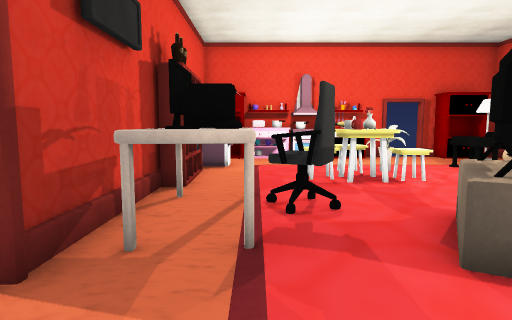
View 1 (above)

15 first-person views from a walk through a Unity game level. The camera is 1.4 m above the floor, tilts 6° down and sees 75° across. Doors are open. The floor is counted in squares, 1 m on a side. Each view is taken from the middle of a square. On the plan, view 1 faces up. The plan holds only what a view shows up to about 15 squares ahead; the rest is blank. The place goes on beyond the plan. Some surface patterns are stand-ins.

View 2
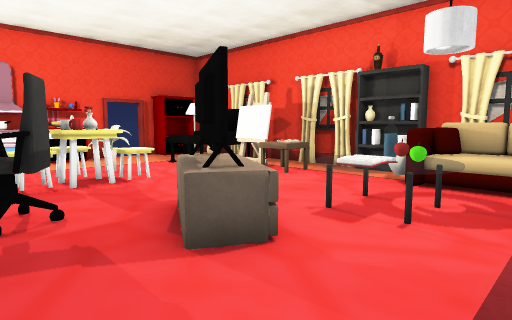

View 3
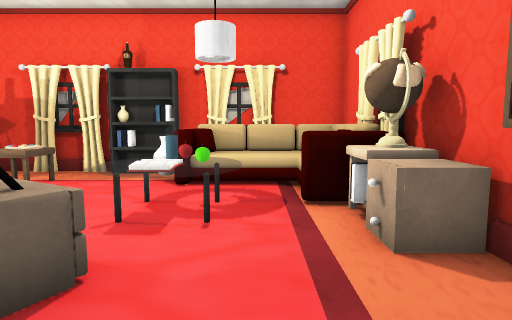

View 4
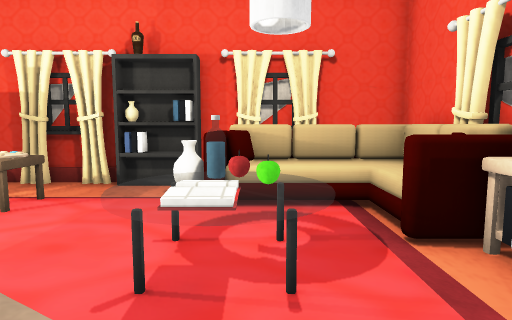

View 5
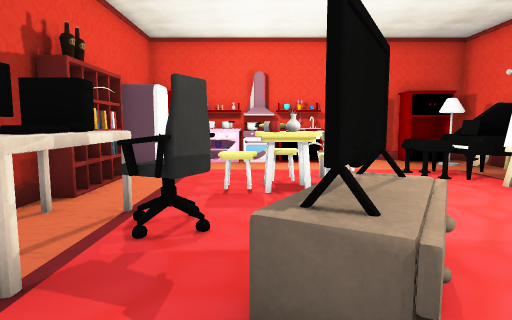

View 6
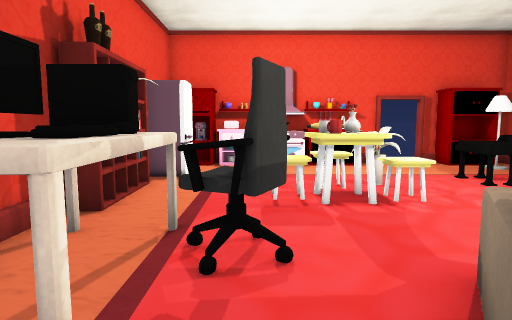

View 7
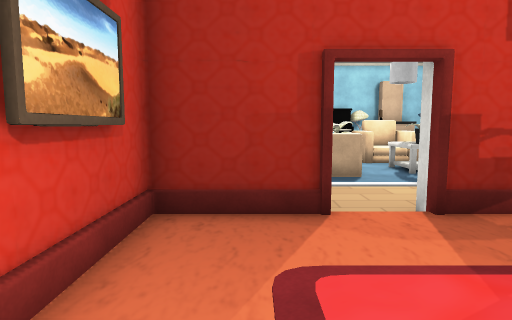

View 8
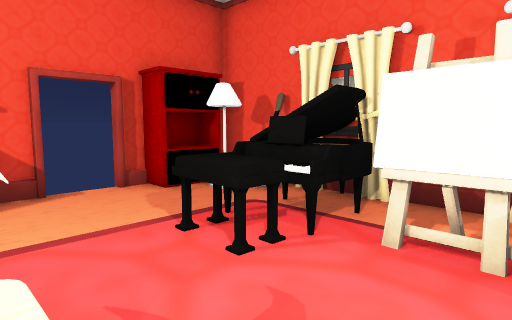

View 9
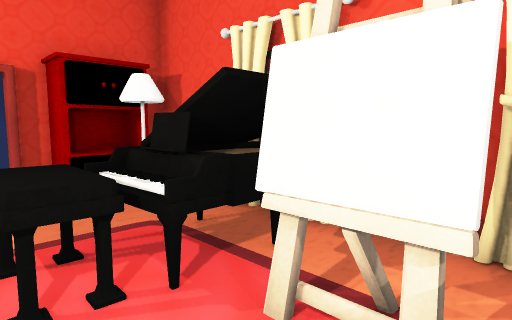

View 10
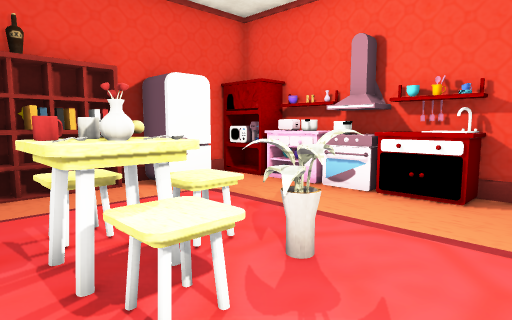

View 11
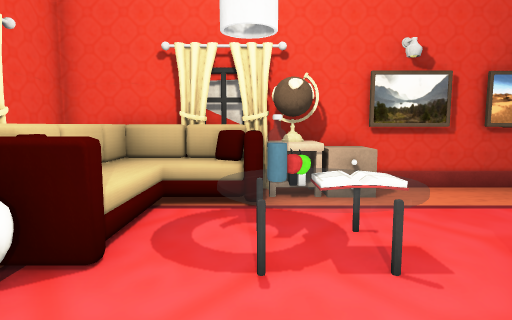

View 12
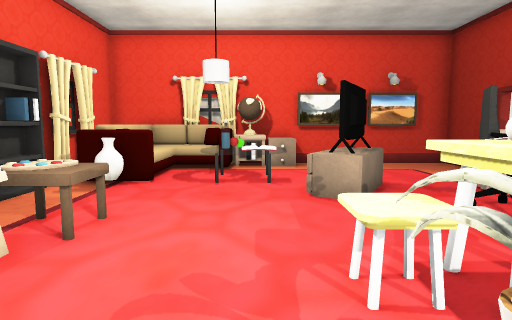

View 13
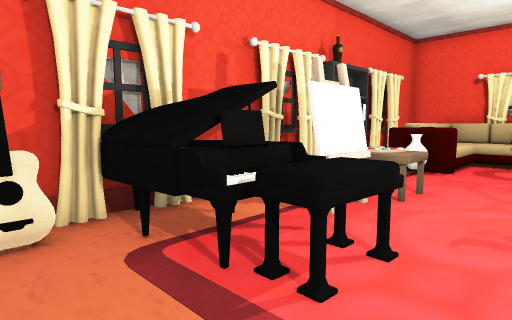

View 14
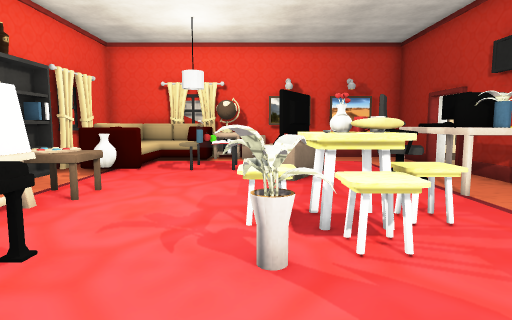

View 15
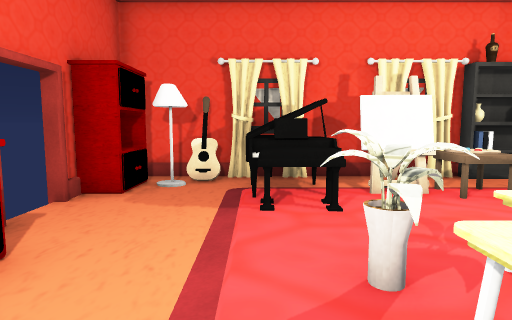

### Floor plan
Points are (right, up) in squares from view 1. A wall is a line through its corners. A room is listed if a view was taken in it or the views show most of it. See-through windows are left out.
Room 1 (views 1, 2, 3, 4, 5, 6, 7, 8, 9, 10, 11, 12, 13, 14, 15)
walls: (3.8, 9.4) (3.6, 9.8) (3.8, 10.5); (3.7, 9.5) (3.7, 10.5); (3.9, 9.6) (3.8, 9.8) (4.1, 10.1) (3.9, 9.6) (3.5, 9.9); (3.9, 9.6) (3.6, 9.7) (3.9, 10.5); (3.8, 9.6) (3.6, 9.9); (3.9, 9.7) (3.6, 9.9); (3.5, 9.7) (3.7, 9.9); (4, 9.8) (3.7, 9.9); (4, 9.8) (3.7, 9.9); (4, 9.8) (4.1, 9.5); (4.1, 9.8) (4.2, 9.8); (4.1, 9.8) (4.1, 9.7); (4, 9.9) (4.2, 9.8); (3.7, 10) (4.2, 10.2); (4.2, 10.1) (3.9, 9.5); (3.4, 10.1) (3.7, 10.1); (4.1, 10.2) (3.8, 9.7); (4.4, 10.2) (4.1, 9.9); (9.8, 7.1) (10.1, 7.8); (9.9, 5.7) (10.2, 6) (10.2, 7.2) (10, 7.6); (9.9, 5.7) (10.1, 6.3); (10, 5.6) (10, 6.2); (10, 7.1) (10, 7.7); (10.2, 5.6) (10, 6.2); (-2.2, 7.5) (-2.2, 6.4); (10.4, 5.1) (10.4, 7.3) (9.9, 7.7); (10.4, 7.6) (10.4, 9.7); (-2.2, 3.6) (-2.2, 2.7); (10, 9.6) (10, 10.2); (10, 9.7) (10.2, 10.3); (10.1, 9.6) (9.9, 10.2); (9.9, 2) (10.1, 2.5); (10, 1.9) (10, 2.5); (10.1, 1.8) (9.9, 2.4); (10.4, 10.1) (10.4, 11.4); (-2.2, 1.2) (-2.2, -1.7) (-1.4, -1.7); (10.6, 1.5) (10.6, 2); (9.9, 0.6) (10.1, 1.1); (-2.2, 11.1) (-2.2, 10.5); (10.2, 0.9) (10.2, 1.9) (10, 2.5); (1.5, -1.7) (10.4, -1.7) (10.4, 3.5); (10, 0.5) (9.9, 1); (10, 0.5) (10, 1.1); (6.2, -1.9) (7, -1.9); (6.7, -1.8) (7.3, -1.6); (10.4, 11.5) (10.4, 14.7) (9.9, 14.7); (5.6, 14.7) (-0.6, 14.7); (8, 14.7) (7.2, 14.7); (-2.2, 13.9) (-2.2, 13.2)
low walls: (4.2, 9.7) (3.7, 9.7)
ways out: open door at (-2, 2); open door at (6.5, 14.5)
objects: table (-2, 4) to (-1, 6); shelf (-2, 8); books (-2, 9) to (-2, 10); fridge (-2, 11) to (-1, 12); other object (-1, 4) to (-1, 5); cabinet (-1, 14); table (0, 4); chair (0, 5) to (1, 6); cabinet (0, 14); chair (1, 8); other object (1, 14); TV (2, 3) to (3, 5); other object (2, 8); chair (2, 9) to (3, 10); other object (2, 14); chair (3, 8) to (4, 9); stove (3, 14); table (4, 1) to (5, 3); cabinet (4, 4); cabinet (4, 14); books (5, -1); other object (5, 2); books (5, 3); other object (6, -1); sofa (6, -1) to (9, 2); other object (6, 2); table (6, 3); piano (6, 10) to (7, 11); other object (7, 2); table (7, 6) to (7, 7); other object (8, 3) to (9, 3); painting (8, 6) to (8, 7); other object (8, 8); piano (8, 9) to (10, 11); other object (9, 13); cabinet (9, 14); shelf (10, 3); books (10, 4); other object (10, 5); other object (10, 12) to (10, 13)

Positions as (right, up) in squares from view 1, and headings:
1: (0, 0), facing up
2: (0, 0), facing up-right
3: (0, 1), facing right
4: (2, 2), facing right
5: (2, 1), facing up
6: (1, 2), facing up
7: (3, 0), facing left
8: (4, 7), facing up-right
9: (6, 7), facing up-right
10: (6, 7), facing up-left
11: (6, 6), facing down
12: (5, 11), facing down
13: (5, 13), facing down-right
14: (4, 13), facing down
15: (1, 11), facing right
